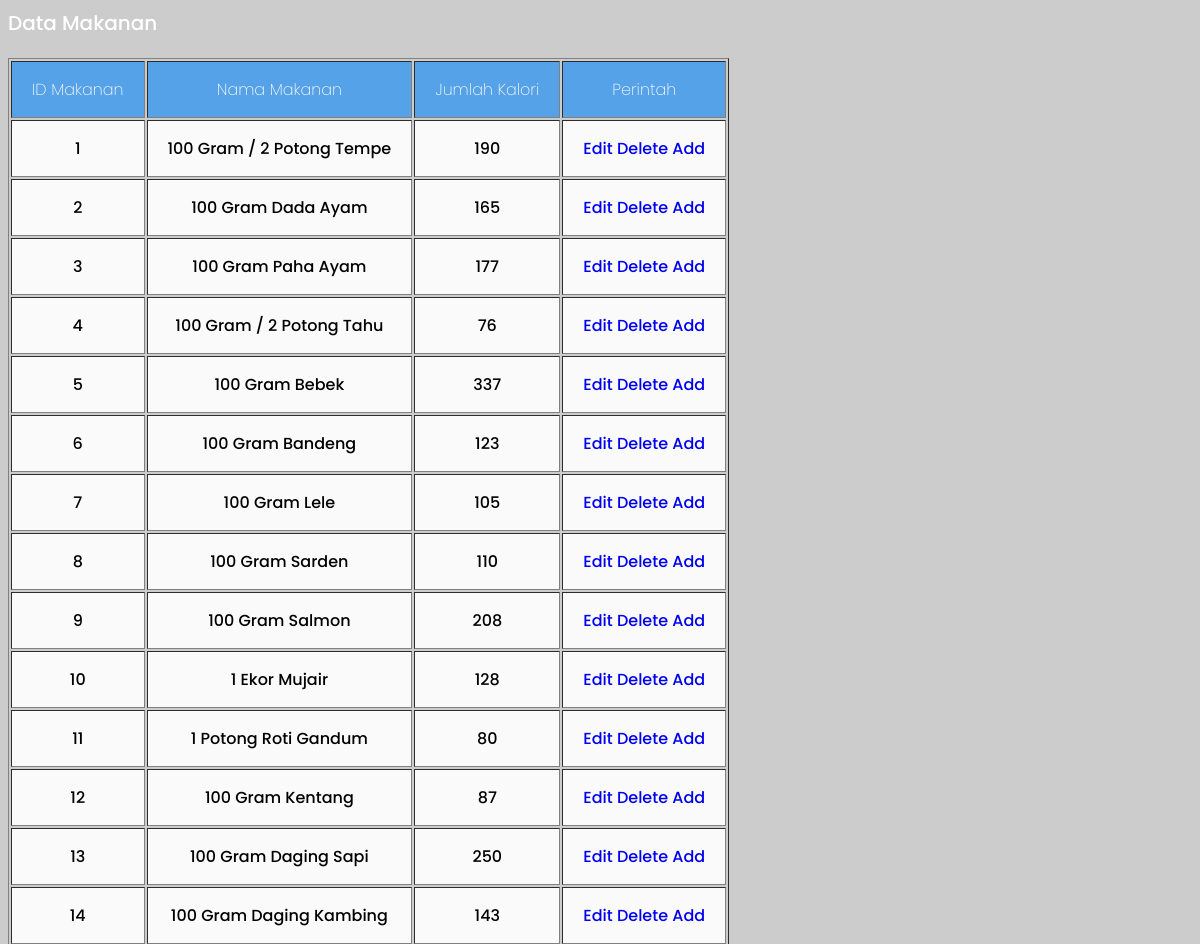
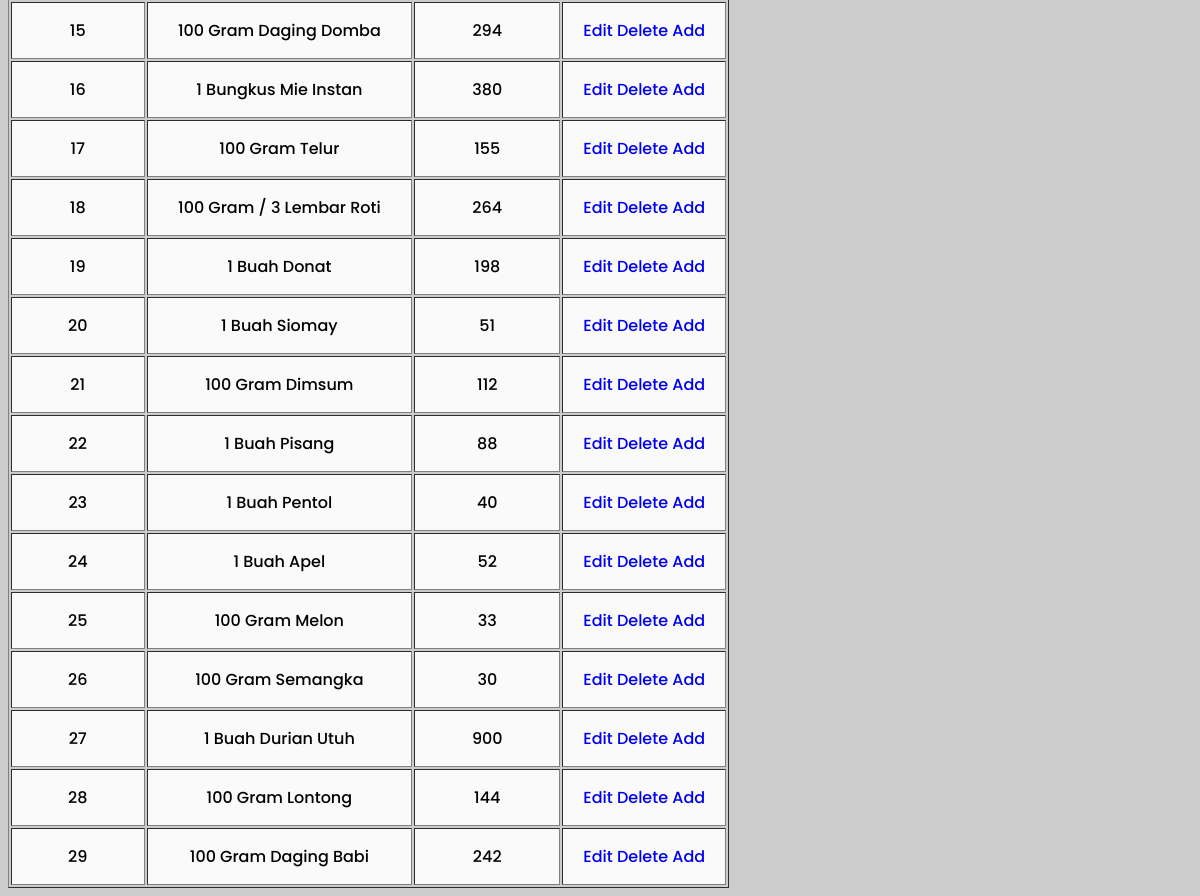
Screenshot of /view_makan.php with the database file from the repository (2 pictures, top to bottom).
### tables this page shows
CREATE TABLE `hitung_kalori` (
  `id_makanan` int(11) NOT NULL,
  `nama_makanan` varchar(100) DEFAULT NULL,
  `jumlah_kalori` int(5) DEFAULT NULL
);

### view_makan.php (the view)
<html>
    <head>
		<link rel="stylesheet" href="admin.css">
    </head>
    <body>
        <h3>Data Makanan</h3>
	    <table border="1" class="table">
		    <tr>
    			<th>ID Makanan</th>
    			<th>Nama Makanan</th>
    			<th>Jumlah Kalori</th>
				<th>Perintah</th>
		    </tr>
        <?php
            include "conn.php";
		    $query_mysql = mysqli_query($mysqli,"SELECT * FROM hitung_kalori")or die(mysqli_error());
		    $nomor = 1;
		    while($data = mysqli_fetch_array($query_mysql)){
		?>
            <tr>
    			<td><?php echo $nomor++; ?></td>
    			<td><?php echo $data['nama_makanan']; ?></td>
    			<td><?php echo $data['jumlah_kalori']; ?></td>
				<td><a href='editmakan.php?id_makanan=<?php echo $data['id_makanan'];?>'>Edit</a>
					<a href='delete_makan.php?id_makanan=<?php echo $data['id_makanan'];?>'>Delete</a>
					<a href="add_makan.php">Add</a>
				</td>
            </tr>
            <?php } ?>
        </table>
    </body>
</html>

### admin.css (style rules this page uses)
* { text-decoration: none; font-family: "Poppins", sans-serif; font-weight: 500; }
h3 { color: white; font-size: 20px; }
body { background-image: url("image/hand.jpg"); background-color: #cccccc; background-size: cover; background-blend-mode: darken; }
td, th { padding: 15px 20px; text-align: center; }
th { background-color: #56a2e9; color: #fafafa; font-weight: 200; }
tr { width: 100%; background-color: #fafafa; }

### rows the page displays
hitung_kalori: nama_makanan "100 Gram / 2 Potong Tempe", jumlah_kalori "190"
hitung_kalori: nama_makanan "100 Gram Dada Ayam", jumlah_kalori "165"
hitung_kalori: nama_makanan "100 Gram Paha Ayam", jumlah_kalori "177"
hitung_kalori: nama_makanan "100 Gram / 2 Potong Tahu", jumlah_kalori "76"
hitung_kalori: nama_makanan "100 Gram Bebek", jumlah_kalori "337"
hitung_kalori: nama_makanan "100 Gram Bandeng", jumlah_kalori "123"
hitung_kalori: nama_makanan "100 Gram Lele", jumlah_kalori "105"
hitung_kalori: nama_makanan "100 Gram Sarden", jumlah_kalori "110"
hitung_kalori: nama_makanan "100 Gram Salmon", jumlah_kalori "208"
hitung_kalori: nama_makanan "1 Ekor Mujair", jumlah_kalori "128"
hitung_kalori: nama_makanan "1 Potong Roti Gandum", jumlah_kalori "80"
hitung_kalori: nama_makanan "100 Gram Kentang", jumlah_kalori "87"
hitung_kalori: nama_makanan "100 Gram Daging Sapi", jumlah_kalori "250"
hitung_kalori: nama_makanan "100 Gram Daging Kambing", jumlah_kalori "143"
hitung_kalori: nama_makanan "100 Gram Daging Domba", jumlah_kalori "294"
hitung_kalori: nama_makanan "1 Bungkus Mie Instan", jumlah_kalori "380"
hitung_kalori: nama_makanan "100 Gram Telur", jumlah_kalori "155"
hitung_kalori: nama_makanan "100 Gram / 3 Lembar Roti", jumlah_kalori "264"
hitung_kalori: nama_makanan "1 Buah Donat", jumlah_kalori "198"
hitung_kalori: nama_makanan "1 Buah Siomay", jumlah_kalori "51"
hitung_kalori: nama_makanan "100 Gram Dimsum", jumlah_kalori "112"
hitung_kalori: nama_makanan "1 Buah Pisang", jumlah_kalori "88"
hitung_kalori: nama_makanan "1 Buah Pentol", jumlah_kalori "40"
hitung_kalori: nama_makanan "1 Buah Apel", jumlah_kalori "52"
hitung_kalori: nama_makanan "100 Gram Melon", jumlah_kalori "33"
hitung_kalori: nama_makanan "100 Gram Semangka", jumlah_kalori "30"
hitung_kalori: nama_makanan "1 Buah Durian Utuh", jumlah_kalori "900"
hitung_kalori: nama_makanan "100 Gram Lontong", jumlah_kalori "144"
hitung_kalori: nama_makanan "100 Gram Daging Babi", jumlah_kalori "242"
